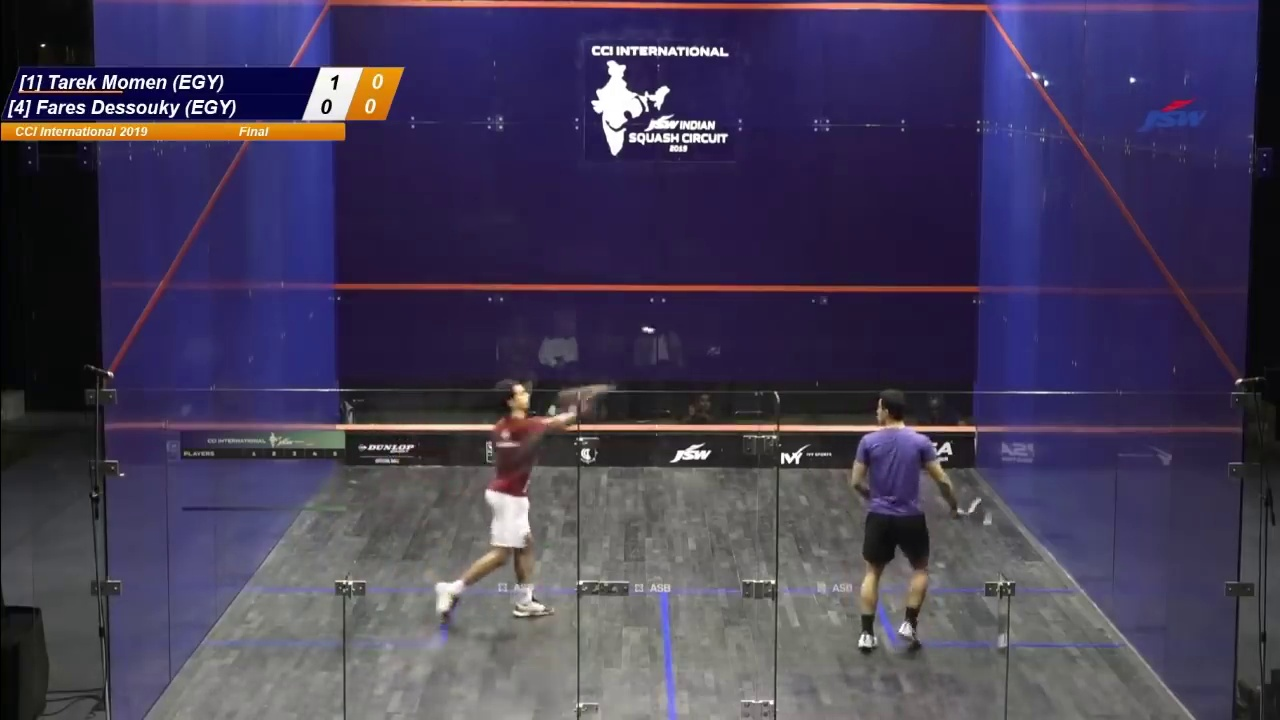
#> input picture Dataset/0.jpg, 1280 x 720 px; its folder holds 4 pictures in this run
$ python colorSegmentation.py
#> lines starting #> are read from the running program, lines starting #| are printed output that depends on the picture
import numpy as np
import cv2
import imutils
import time
from PIL import Image
import glob

startTimeFrameDifferencing= time.time()

filenames = glob.glob("Dataset/*.jpg")
filenames.sort()
frameList = [cv2.imread(frame) for frame in filenames]
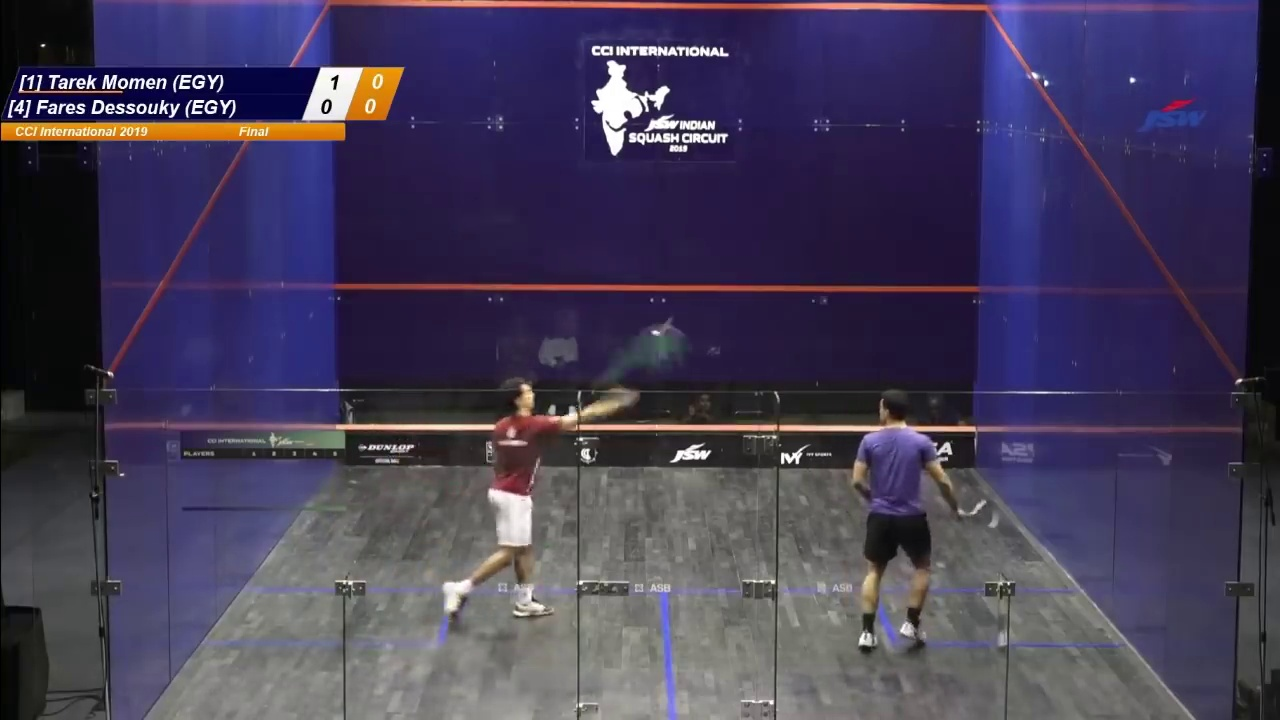
#> input picture Dataset/1.jpg, 1280 x 720 px
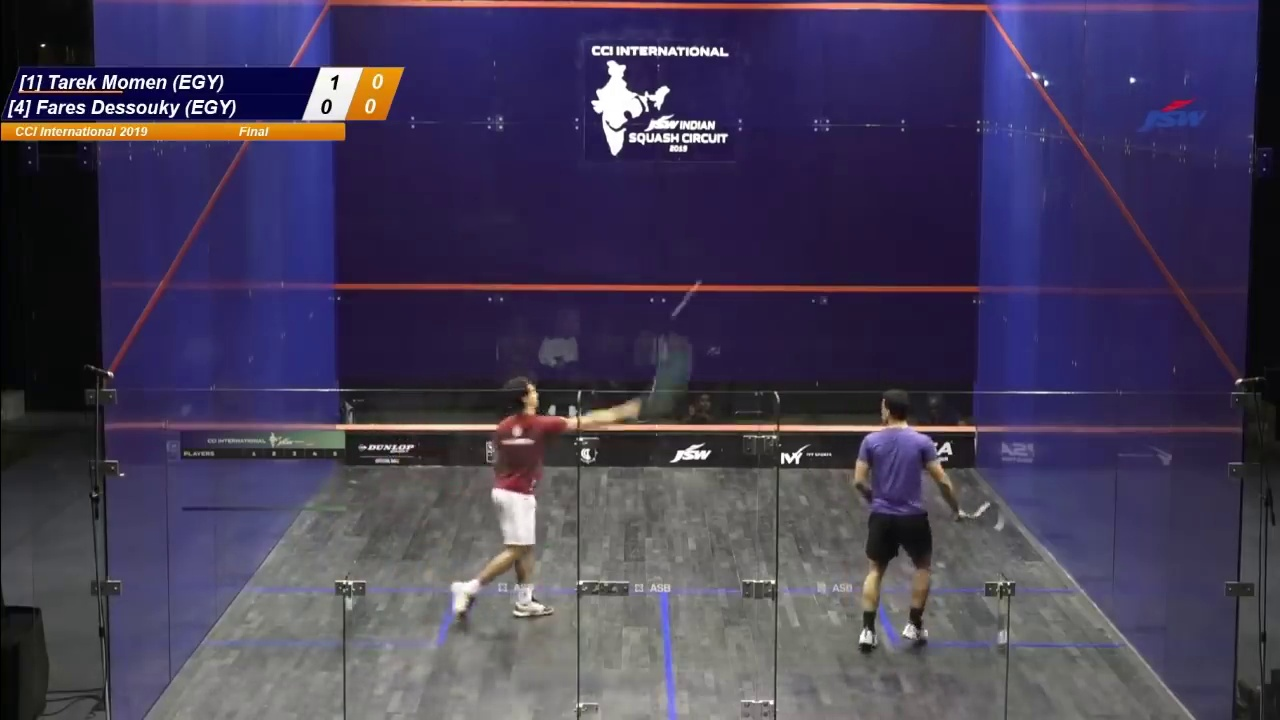
#> input picture Dataset/2.jpg, 1280 x 720 px
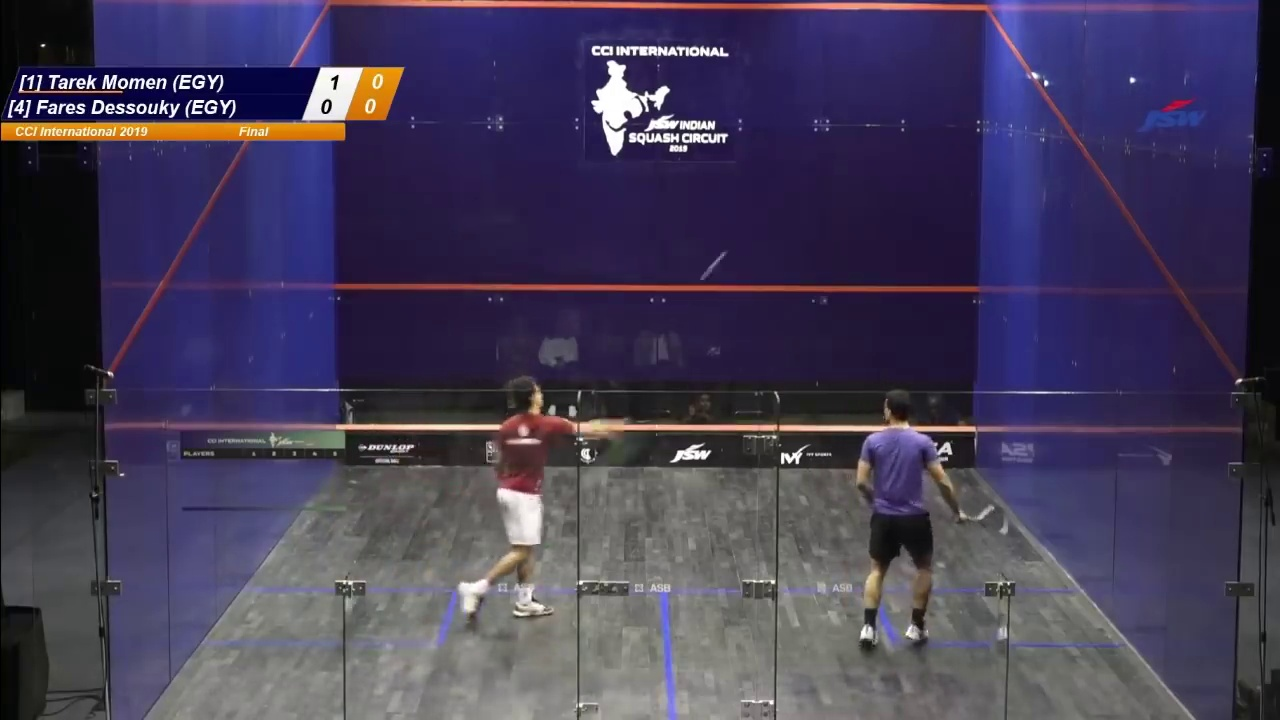
#> input picture Dataset/3.jpg, 1280 x 720 px
#> frameList = 4 items

for i in range(7):
    # cv2.imshow("Frame {}".format(i),frameList[i])
#> (the run stopped early here; a loop or call above may not have finished)
